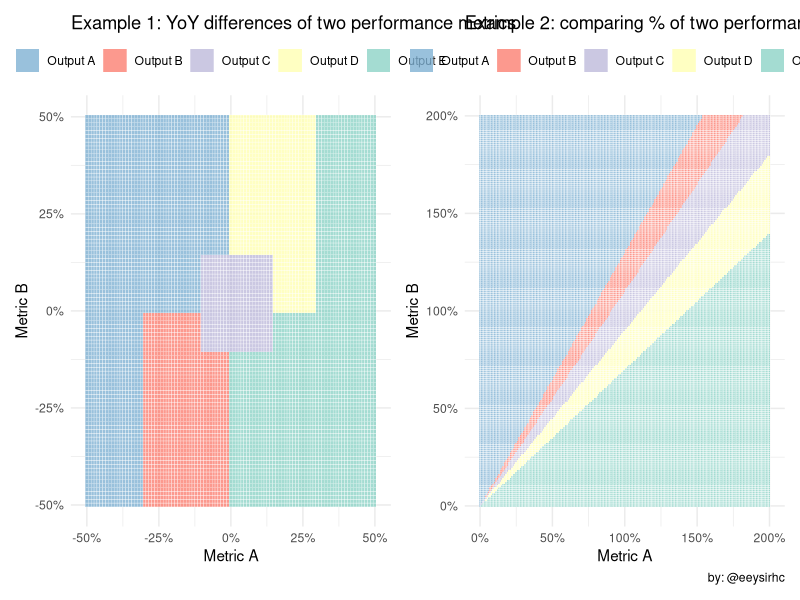

Here is the R script that generated this plot:

# AUTHOR: https://twitter.com/Eeysirhc
# DATE WRITTEN: 2020-04-22
# ARTICLE: TBD

# DESCRIPTION
# EXAMPLE ON HOW TO VISUALIZE SYSTEM OUTPUTS WITH DECISION GRIDS

# LOAD LIBRARIES
library(tidyverse)
library(scales)
library(patchwork)


# PLOTTING FUNCTION
decision_plot <- function(df){
  
  decision_tile <- ggplot(data = df, aes(metric_a, metric_b, fill = value)) +
    geom_tile(color = 'white', alpha = 0.8) +
    scale_fill_brewer(palette = 'Set3', direction = -1) +
    scale_x_continuous(labels = percent_format(round(1))) +
    scale_y_continuous(labels = percent_format(round(1))) +
    theme_minimal() +
    theme(legend.position = 'top')
  
  return(decision_tile)
}


# EXAMPLE 1: COMPARING YOY DIFFERENCES
df1 <- as_tibble(expand.grid(metric_a = seq(-.50, .50, .01), 
                            metric_b = seq(-.50, .50, .01)))

df1 <- df1 %>% 
  mutate(value = case_when(metric_a >= .30 ~ 'Output E',
                           metric_a < -.30 ~ 'Output A',
                           metric_a >= -.10 & metric_b >= -.10 
                           & metric_a < .15 & metric_b < .15 ~ 'Output C',
                           metric_a >= 0 & metric_a < 0.30 & metric_b < 0 ~ 'Output E',
                           metric_a >= -.30 & metric_a < 0 & metric_b >= 0 ~ 'Output A',
                           metric_a >= 0 & metric_a < 0.30 & metric_b >= 0 ~ 'Output D',
                           metric_a < 0 & metric_a >= -.30 & metric_b < 0 ~ 'Output B'))

p1 <- df1 %>% 
  decision_plot +
  labs(x = "Metric A", y = "Metric B", fill = NULL, 
       title = "Example 1: YoY differences of two performance metrics") 
  


# EXAMPLE 2: COMPARING RAW % BETWEEN METRICS
df2 <- as_tibble(expand.grid(metric_a = seq(0, 2, .01), 
                           metric_b = seq(0, 2, .01)))

df2 <- df2 %>% 
  mutate(value = case_when(metric_b >= metric_a*1.3 ~ 'Output A',
                           metric_b >= metric_a*1.1 & metric_b < metric_a*1.3 ~ 'Output B',
                           metric_b >= metric_a*0.7 & metric_b < metric_a*0.90 ~ 'Output D',
                           metric_b < metric_a*0.7 ~ 'Output E',
                           TRUE ~ 'Output C'))

p2 <- df2 %>% 
  decision_plot +
  labs(x = "Metric A", y = "Metric B", fill = NULL,
       title = "Example 2: comparing % of two performance metrics",
       caption = "by: @eeysirhc") 



# PLOT CHARTS
p1 + p2



